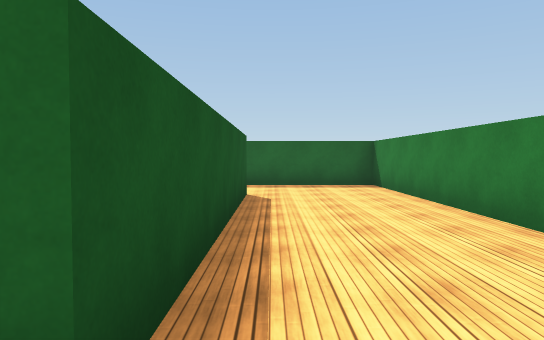
[1] (above)

15 first-person views from a walk through a 3-D level made in the Unity game engine. The camera is 1.3 m above the floor, tilts 2° down and sees 70° across. The floor is counted in squares, 2 m on a side. Each view is taken from the middle of a square. On the plan, view 1 faces up. The plan holds only what a view shows up to about 11 squares ahead; the rest is blank. The place goes on beyond the plan. The player is left out. Surface patterns are stand-ins for the level's own textures.

[2]
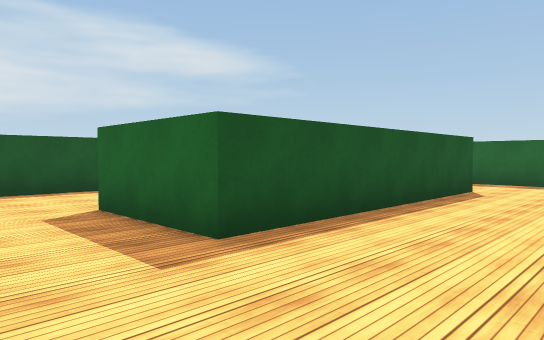

[3]
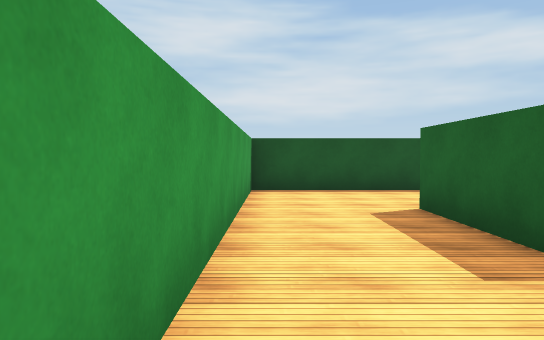

[4]
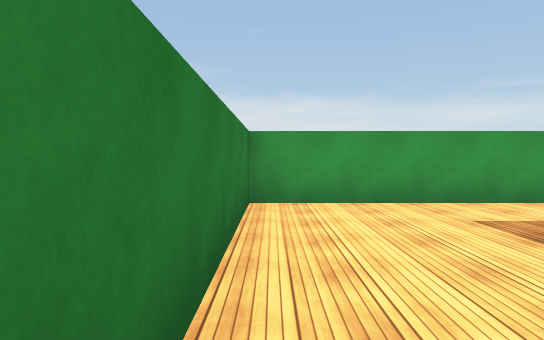

[5]
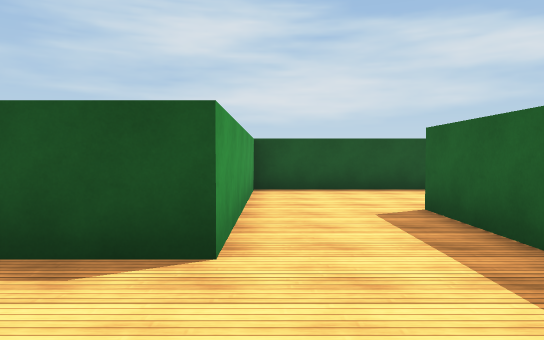

[6]
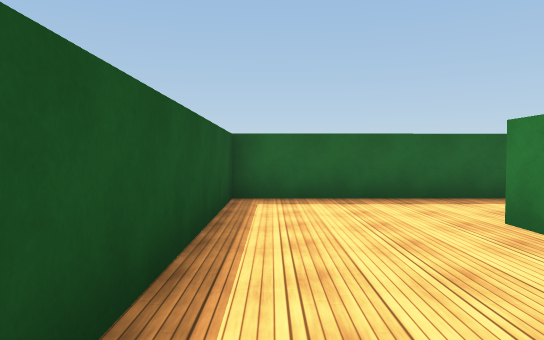

[7]
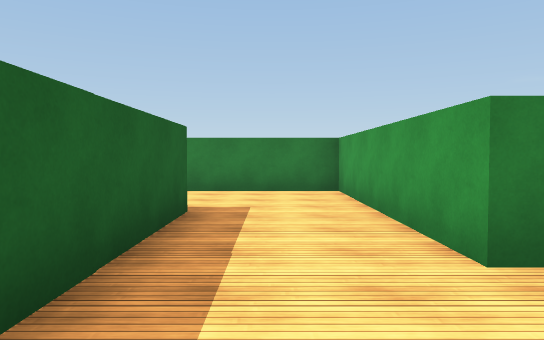

[8]
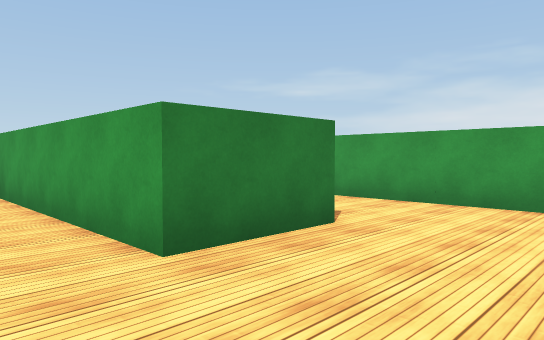

[9]
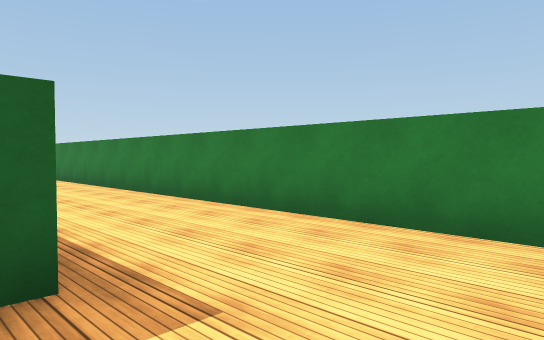

[10]
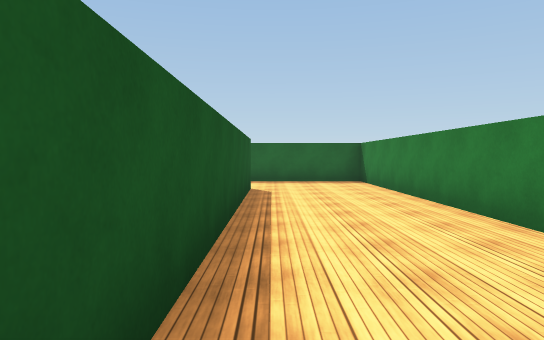

[11]
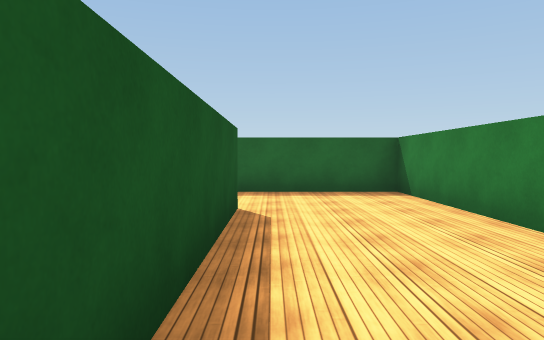

[12]
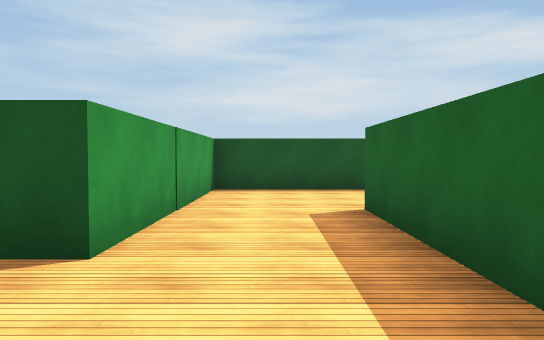

[13]
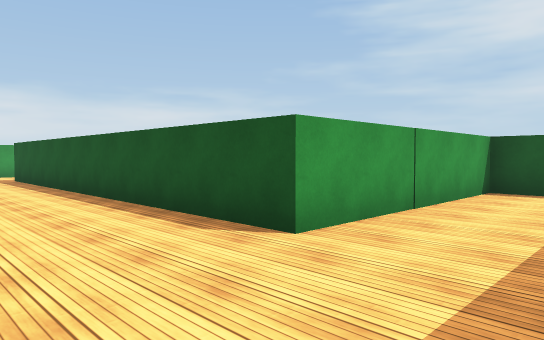

[14]
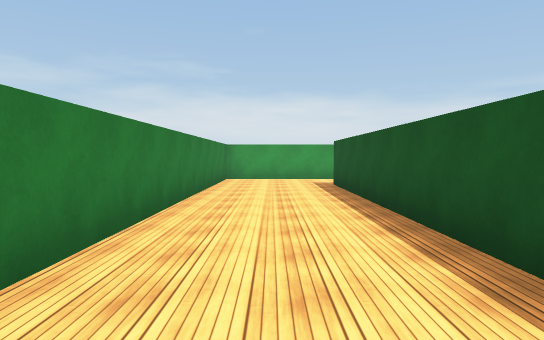

[15]
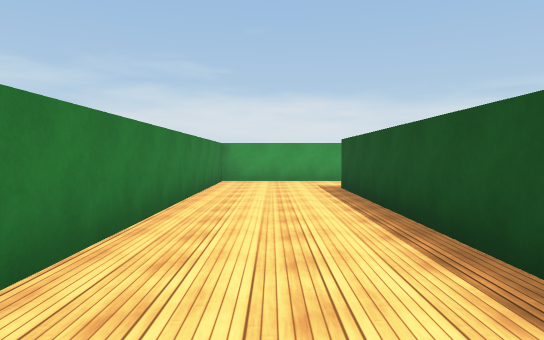

### Floor plan
Points are (right, up) in squares from view 1. A wall is a line through its corners. A room is listed if a view was taken in it or the views show most of it. See-through windows are left out.
Room 1 (views 1, 2, 3, 4, 5)
walls: (-2.4, 6.6) (-0.4, 6.6) (-0.4, 0.8) (-2.9, 0.8); (-2.4, -1.4) (2.3, -1.4) (2.3, 8.9) (-2.7, 8.9)
ways out: opening at (-1.5, 7.5) to room 2; opening at (-1.5, -0.5)
Room 2 (views 6, 7, 8, 9)
walls: (-2.7, 8.9) (-2.7, 10.7) (-0.5, 10.7); (-0.4, 13) (-5.6, 13) (-5.6, 6.6) (-2.4, 6.6)
ways out: opening at (-1.5, 7.5) to room 1; opening at (-1.5, 11.5) to room 3
Room 3 (views 10, 11, 12, 13, 14, 15)
walls: (-5.6, 25.9) (-5.6, 22.9) (-0.4, 22.9) (-0.4, 13); (-0.5, 10.7) (2.3, 10.7) (2.3, 25.1) (-2.9, 25.1)
ways out: opening at (-1.5, 11.5) to room 2

Positions as (right, up) in squares from view 1, and headings:
1: (0, 0), facing up
2: (2, -1), facing up-left
3: (2, -1), facing left
4: (2, 4), facing down
5: (2, 7), facing left
6: (-5, 7), facing up
7: (-5, 12), facing right
8: (-5, 12), facing down-right
9: (-1, 11), facing up-right
10: (0, 15), facing up
11: (0, 18), facing up
12: (2, 24), facing left
13: (2, 25), facing down-left
14: (1, 22), facing down
15: (1, 21), facing down
